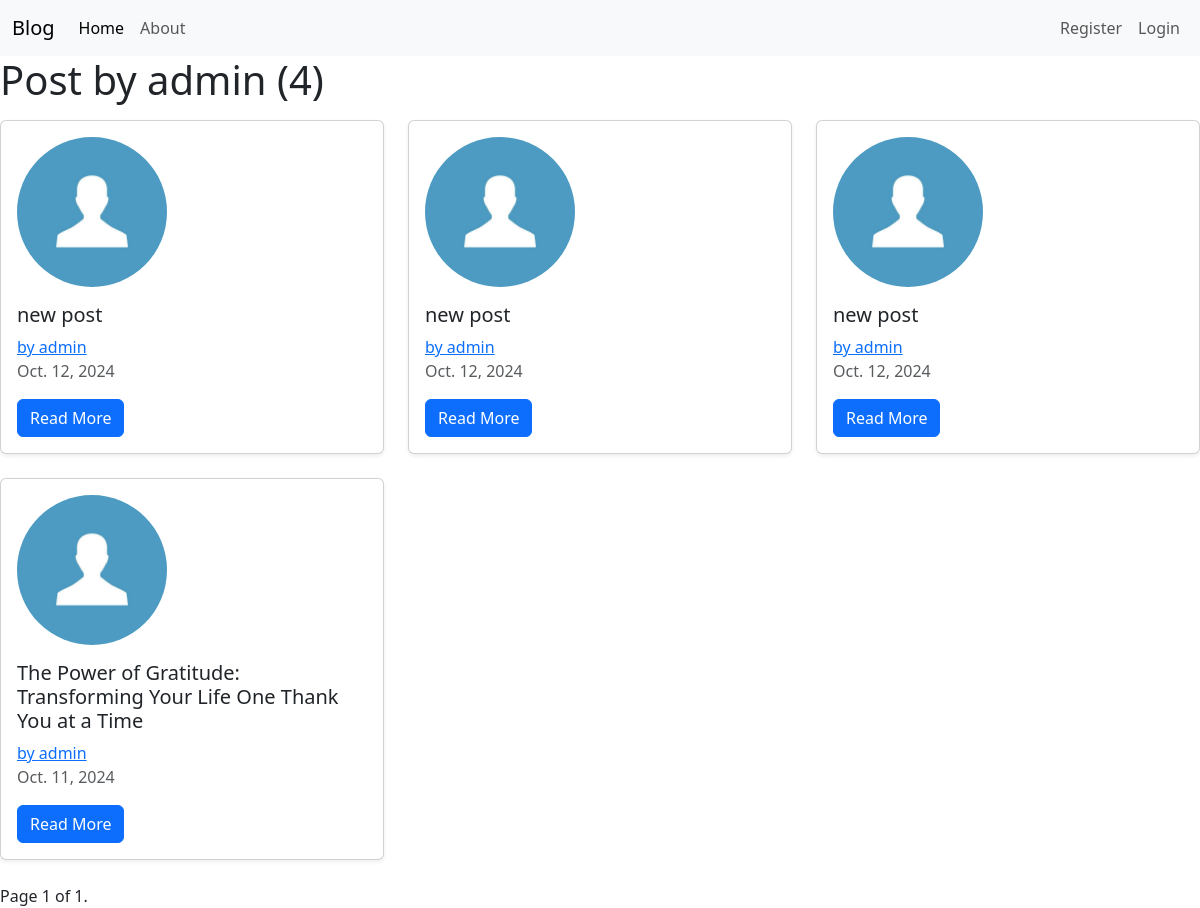
Page /userblogs/admin on the earlier database version.
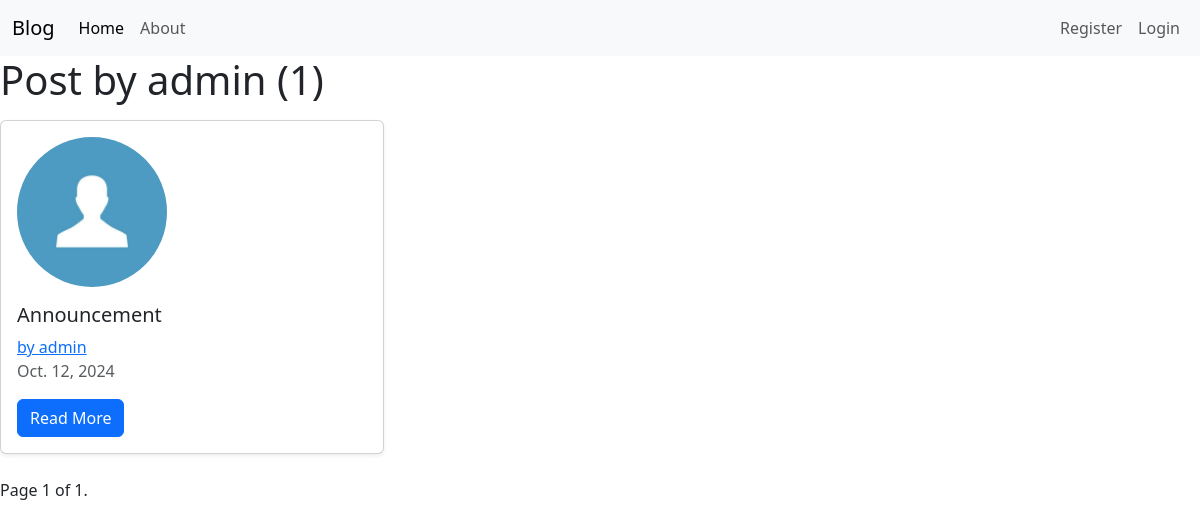
Same page on the later database version.
### blogmain/models.py (models this page shows, shortened)
class blogs(models.Model):
    user = models.ForeignKey(User, on_delete=models.CASCADE, null=True)
    title = models.CharField(max_length= 100)
    post = models.TextField()
    date_created = models.DateField(auto_now_add=True)

### user/models.py (models this page shows, shortened)
class profile(models.Model):
    user = models.OneToOneField(User, on_delete=models.CASCADE)
    image = models.ImageField(default="default.jpg", upload_to='profile_pics')

### blogmain/views.py (the view)
# urls.py: path('userblogs/<str:username>', userblogList.as_view(), name = "userbloglist"),
class userblogList(ListView):
    model = blogs
    template_name = "blogmain/user_post.html"
    context_object_name = 'post'
    paginate_by = 6
    def get_queryset(self):
        user = get_object_or_404(User, username = self.kwargs.get("username"))
        return blogs.objects.filter(user = user).order_by("-date_created")

### blogmain/templates/blogmain/user_post.html (shortened to what this page needs)
{% extends "blogmain/base.html" %}
{% block content %}
    <div class="row">
        <h1 class="mb-3"> Post by {{ view.kwargs.username}} ({{page_obj.paginator.count}})</h1>
        {% for p in post %}
        <div class="col-md-4 mb-4">
            <div class="card shadow-sm">
                <div class="card-body">
                    <img src="{{ p.user.profile.image.url }}" alt="Profile Picture" class="rounded-circle img-fluid mb-3" style="width: 150px;">
                    <h5 class="card-title">{{ p.title }}</h5>
                    <a href="{% url 'userbloglist' p.user.username%}" class="card-text">by {{ p.user.username }}</a>
                    <p class="card-text text-muted">{{ p.date_created }}</p>
                    <a href="{% url 'detail' p.id %}" class="btn btn-primary">Read More</a>
                </div>
            </div>
        </div>
        {% endfor %}
    </div>
    <div class="pagination">
        <span class="step-links">
            <span class="current">
                Page {{ page_obj.number }} of {{ page_obj.paginator.num_pages }}.
            </span>
        </span>
    </div>
{% endblock %}

Differences in the rows shown:
removed blogs: user.profile.image (placeholder picture), title "new post", user.username "admin", date_created "Oct. 12, 2024"
removed blogs: user.profile.image (placeholder picture), title "new post", user.username "admin", date_created "Oct. 12, 2024"
removed blogs: user.profile.image (placeholder picture), title "new post", user.username "admin", date_created "Oct. 12, 2024"
removed blogs: user.profile.image (placeholder picture), title "The Power of Gratitude: Transforming Your Life One Thank You at a Time", user.username "admin", date_created "Oct. 11, 2024"
added blogs: user.profile.image (placeholder picture), title "Announcement", user.username "admin", date_created "Oct. 12, 2024"
Other differences:
{{ page_obj.paginator.count }}: "4" → "1"
